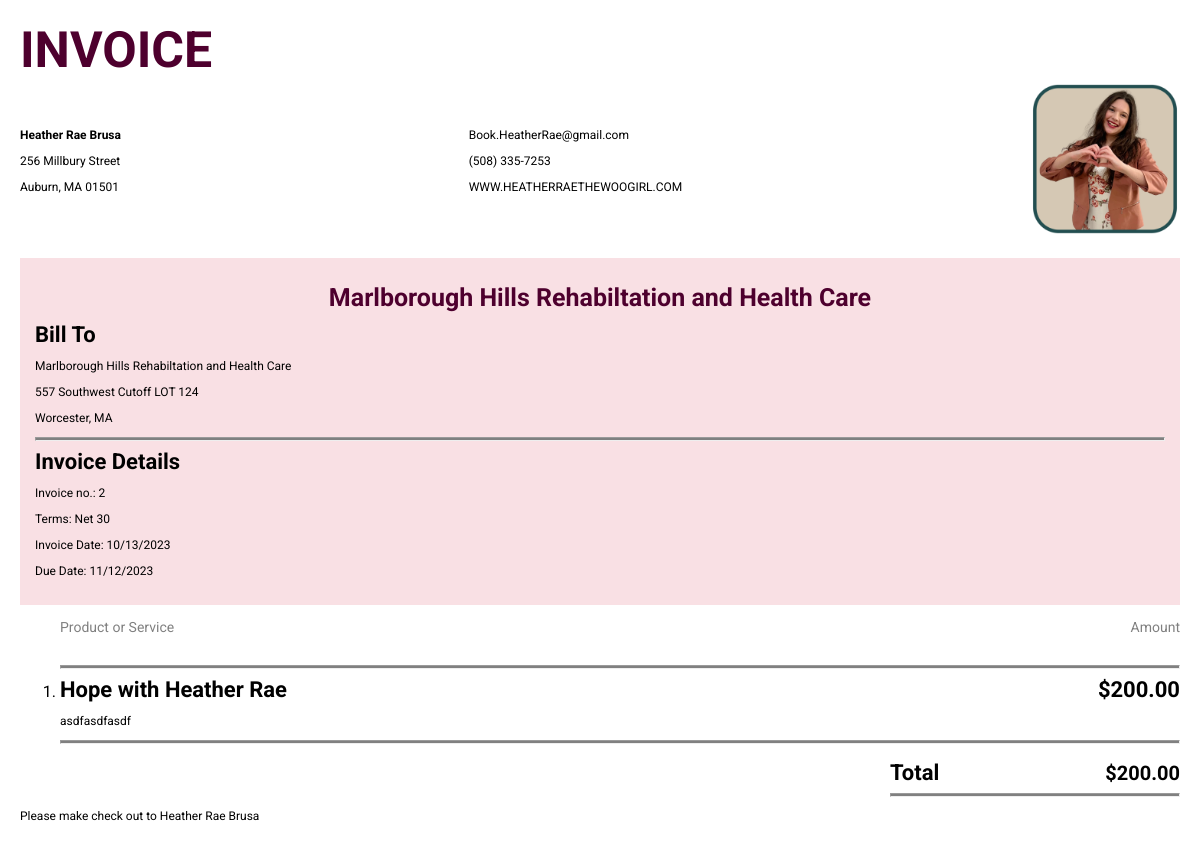
The page /invoice/2 on the database as committed earlier.
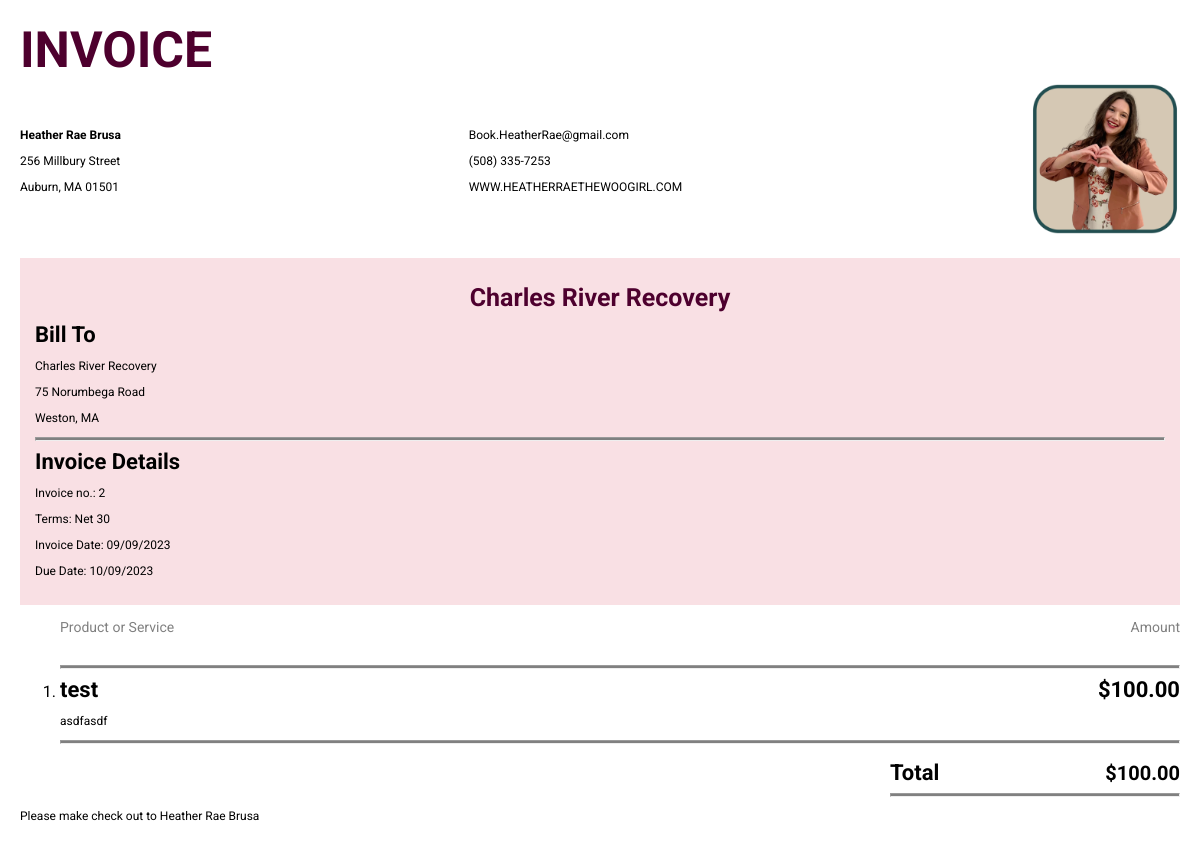
The same page on the database as committed later.
### main.py (models this page shows)
class InvoiceTable(db.Model):
    __tablename__ = 'invoice_table'
    id = db.Column(db.Integer, primary_key=True)
    facility = db.Column(db.String(250))
    street = db.Column(db.String(250))
    town = db.Column(db.String(250))
    state = db.Column(db.String(250))
    zip_code = db.Column(db.String(250))
    date = db.Column(db.String(250))
    due_date = db.Column(db.String(250))
    price = db.Column(db.String(250))
    title = db.Column(db.String(250))
    description = db.Column(db.String(250))
    paid = db.Column(db.Boolean, default=False)
    paid_on = db.Column(db.String(250))
    data_base_id = db.Column(db.Integer, db.ForeignKey('database.id'))

### main.py (the view)
@app.route('/invoice/<int:invoice_id>', methods=['GET', 'POST'])
def invoice(invoice_id):
    invoice = InvoiceTable.query.filter_by(id=invoice_id).first()
    return render_template('invoice.html', invoice=invoice)

### templates/invoice.html (shortened to what this page needs)
<!DOCTYPE html>
<html lang="en">
<head>
    <link rel="stylesheet" href="{{ url_for('static', filename='../static/css/stylesheet.css') }}">
    <link rel="stylesheet" href="{{ url_for('static', filename='../static/css/invoice.css') }}">
</head>
<body>
    <h1>INVOICE</h1>
    <div class="headerContainer">
        <div>
            <p><b>Heather Rae Brusa</b></p>
            <p>256 Millbury Street</p>
            <p>Auburn, MA 01501</p>
        </div>
        <div>
            <p>Book.HeatherRae@gmail.com</p>
            <p>(508) 335-7253</p>
            <p>WWW.HEATHERRAETHEWOOGIRL.COM</p>
        </div>
        <div class="pictureContainer">
            <img src="{{ url_for('static', filename='../static/img/invoiceHeather.webp') }}" alt="picture of Heather Rae with her hands in the shape of a heart">
        </div>
    </div>
    <div class="coloredContainer">
        <div>
            <h2>{{ invoice.facility }}</h2>
            <h3>Bill To</h3>
            <p>{{ invoice.facility }}</p>
            <p>{{ invoice.street }}</p>
            <p>{{ invoice.town }}, {{ invoice.state }}</p>
        </div>
        <hr class="lineBreak">
        <div>
            <h3>Invoice Details</h3>
            <p>Invoice no.: {{ invoice.id }}</p>
            <p>Terms: Net 30</p>
            <p>Invoice Date: {{ invoice.date }}</p>
            <p>Due Date: {{ invoice.due_date }}</p>
        </div>
    </div>
    <div class="rowItems">
        <p class="productAmount productService">Product or Service</p>
        <p class="productAmount">Amount</p>
    </div>
    <ol>
        <li>
            <hr class="lineBreak">
            <div class="rowItems">
                <h3>{{ invoice.title }}</h3>
                <h3>${{ invoice.price }}</h3>
            </div>
            <p class="descriptionWidth">
                {{ invoice.description }}
            </p>
            <hr class="lineBreak">
        </li>
    </ol>
    <div class="totalContainer">
        <div class="rowItems">
            <h3>Total</h3>
            <h4>${{ invoice.price }}</h4>
        </div>
        <hr class="lineBreak">
    </div>
    <p>Please make check out to Heather Rae Brusa</p>
</body>
</html>

### static/css/stylesheet.css (style rules this page uses)
html, body { overflow-x: hidden; font-family: 'Roboto', sans-serif; }
body { background-color: #868B8E; font-family: 'Roboto', sans-serif; box-sizing: border-box; }
h1 { font-size: 80px; text-align: center; }
h2 { font-size: 40px; margin: 10px; }
h4 { opacity: 0; transition: opacity 0.5s ease; margin-top: 0px; margin-bottom: 0px; }
h2 { text-align: center; font-size: 35px; }
h3 { font-size: 30px; }
h4 { font-size: 30px; }
p { font-size: 30px; }
@media only screen and (max-width: 1200px) { h2 { font-size: 20px; } }
@media only screen and (max-width: 1200px) { h3 { font-size: 20px; } }
@media only screen and (max-width: 1200px) { h4 { font-size: 20px; } }
@media only screen and (max-width: 1200px) { p { font-size: 20px; } }

### static/css/invoice.css (style rules this page uses)
body { font-family: 'Roboto', sans-serif; margin-left: 20px; margin-right: 20px; background-color: white; }
h1 { color: rgb(78, 0, 46); font-size: 50px; margin-top: 10px; margin-bottom: 5px; text-align: left; }
p { font-size: 12px; }
h2 { color: rgb(78, 0, 46); font-size: 25px; }
h3 { font-size: 22px; margin: 0px; }
.rowItems h4 { opacity: 1; }
.headerContainer { display: flex; justify-content: space-between; align-items: center; z-index: 2; }
.pictureContainer img { width: 150px; z-index: 1; transform: scaleX(-1); }
.coloredContainer { background-color: rgb(249, 224, 228); padding: 15px; margin-top: 20px; }
.lineBreak { background-color: grey; height: 2px; }
.productAmount { color: grey; font-size: 14px; }
.productService { margin-left: 40px; }
.rowItems { display: flex; justify-content: space-between; align-items: center; }
.descriptionWidth { width: 35%; }
.totalContainer { width: 25%; margin-left: auto; }

Rows that differ between the two databases and show on the page:
changed InvoiceTable "MA": facility "Marlborough Hills Rehabiltation and Health Care" → "Charles River Recovery"; street "557 Southwest Cutoff LOT 124" → "75 Norumbega Road"; town "Worcester" → "Weston"; date "10/13/2023" → "09/09/2023"; due_date "11/12/2023" → "10/09/2023"; title "Hope with Heather Rae" → "test"; price "200.00" → "100.00"; description "asdfasdfasdf" → "asdfasdf"
